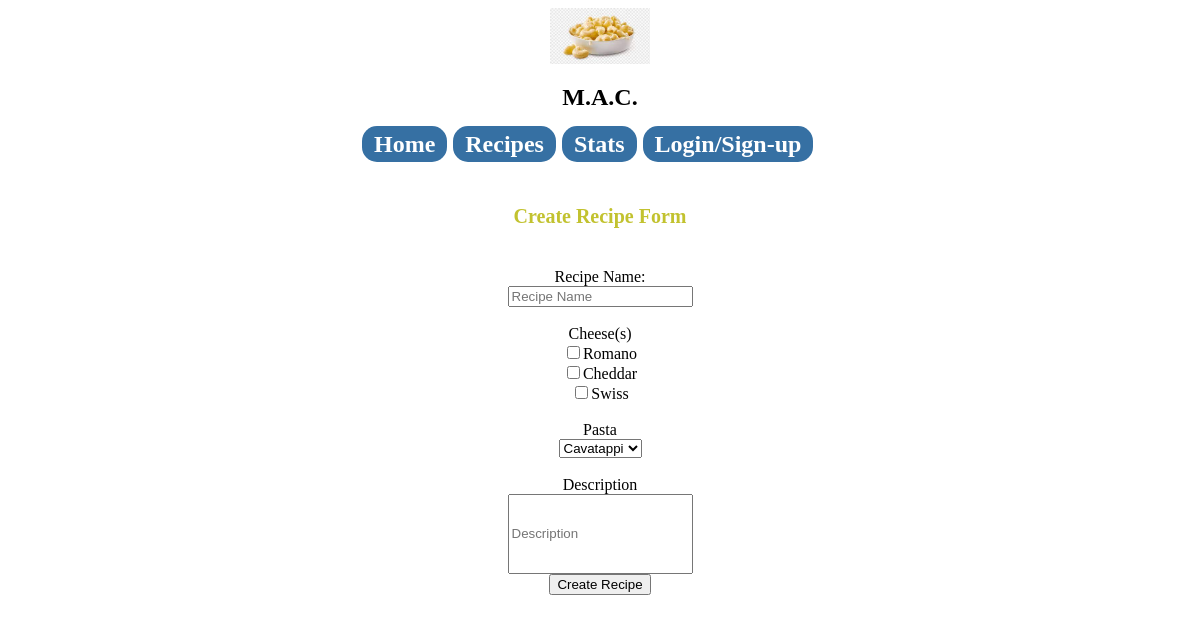
Screenshot of /index.php?content=recipes (signed in) with the database file from the repository.
### tables this page shows
CREATE TABLE `cheese` (
  `che_id` INT NOT NULL AUTO_INCREMENT,
  `che_name` VARCHAR(45) NOT NULL,
  `che_country` VARCHAR(45) NULL,
  PRIMARY KEY (`che_id`),
  UNIQUE INDEX `che_id_UNIQUE` (`che_id` ASC) VISIBLE);

### web/recipes.php (the view, shortened to what this page needs)
<?php
$dbh = get_database_connection();
?>
<html lang="en">
<head>
</head>
<body>
<h3>Create Recipe Form</h3>
<form class="form-horizontal" action="javascript:void(0);">
    <div class="col-xs-12" style="height:20px;"></div>
    <div class="form-group">
        <label class="col-sm-3 control-label" for="recipeName">Recipe Name:</label>
        <div class="col-sm-9">
            <input type="text" class="form-control" id="recipeName" name="recipeName" placeholder="Recipe Name" />
        </div>
    </div>
    <br />
    <div class="form-group">
        <label class="col-sm-3 control-label" id="cheeses" for="Cheeses">Cheese(s)</label>
        <div class="col-sm-9">
        <?php
            $sql = <<<SQL
            SELECT *
            FROM cheese
            SQL;
            $result = mysqli_query($dbh, $sql);
            while ($row = $result->fetch_assoc())
            {
                echo '<input type="checkbox" class="form-control" value=' . $row['che_id'] . ' id="cheese' . $row['che_id'] . '" name="cheese' . $row['che_id'] . '" placeholder="Cheese ' . $row['che_id'] . '" />';
                echo '<label for="cheese' . $row['che_id'] . '">' . $row['che_name'] . '</label><br />';
            }
        ?>
        </div>
    </div>
    <br />
    <div class="form-group">
        <label class="col-sm-3 control-label" for="pasta">Pasta</label>
        <div class="col-sm-9">
            <select id = "pasta" name="pasta">
            <?php
                $sql = <<<SQL
                SELECT *
                FROM pasta
                SQL;
                $result = mysqli_query($dbh, $sql);
                while ($row = $result->fetch_assoc())
                {
                    echo '<option value=' . $row['pas_id'] . '>' . $row['pas_name'] . '</option>';
                }
            ?>
            </select>
        </div>
    </div>
    <br />
    <div class="form-group">
        <label class="col-sm-3 control-label" for="email">Description</label>
        <div class="col-sm-9">
            <input type="text" style="height:80px;" class="form-control" id="description" name="description" placeholder="Description" />
        </div>
    </div>
    <div class="container col-md-6 col-md-offset-3">
        <input type="button" id="recipebutton" class="btn btn-primary btn-block" value="Create Recipe" onclick="recipepost()" />
    </div>
</form>
</body>
</html>

### web/css/customStyles.css (style rules this page uses)
:root { --hawk1:#324480; --hawk2:#3670a3; --hawk3:#192352; --lightyellow:#eded24; --midyellow:#c2c22f; --darkyellow:#8f8f1d; }
h3 { font-size:20px; color:var(--midyellow); }

### rows the page displays
cheese: che_name "Romano"
cheese: che_name "Cheddar"
cheese: che_name "Swiss"

### other values shown
form field pasta "Cavatappi"
